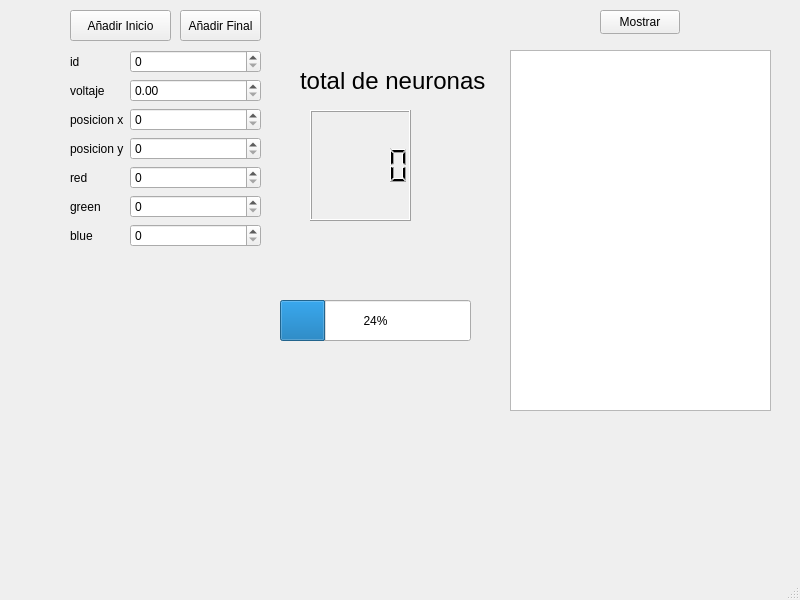
<?xml version="1.0" encoding="UTF-8"?>
<ui version="4.0">
 <class>MainWindow</class>
 <widget class="QMainWindow" name="MainWindow">
  <property name="geometry">
   <rect>
    <x>0</x>
    <y>0</y>
    <width>800</width>
    <height>600</height>
   </rect>
  </property>
  <property name="windowTitle">
   <string>MainWindow</string>
  </property>
  <widget class="QWidget" name="centralwidget">
   <widget class="QPushButton" name="pushButton">
    <property name="geometry">
     <rect>
      <x>70</x>
      <y>10</y>
      <width>101</width>
      <height>31</height>
     </rect>
    </property>
    <property name="text">
     <string>Añadir Inicio</string>
    </property>
   </widget>
   <widget class="QLabel" name="label_8">
    <property name="geometry">
     <rect>
      <x>300</x>
      <y>50</y>
      <width>191</width>
      <height>61</height>
     </rect>
    </property>
    <property name="font">
     <font>
      <family>Segoe UI</family>
      <pointsize>18</pointsize>
      <italic>false</italic>
      <bold>false</bold>
     </font>
    </property>
    <property name="text">
     <string>total de neuronas</string>
    </property>
   </widget>
   <widget class="QLCDNumber" name="lcdNumber">
    <property name="geometry">
     <rect>
      <x>310</x>
      <y>110</y>
      <width>101</width>
      <height>111</height>
     </rect>
    </property>
   </widget>
   <widget class="QWidget" name="formLayoutWidget">
    <property name="geometry">
     <rect>
      <x>70</x>
      <y>50</y>
      <width>191</width>
      <height>528</height>
     </rect>
    </property>
    <layout class="QFormLayout" name="formLayout">
     <item row="0" column="0">
      <widget class="QLabel" name="label">
       <property name="text">
        <string>id</string>
       </property>
      </widget>
     </item>
     <item row="1" column="0">
      <widget class="QLabel" name="label_2">
       <property name="text">
        <string>voltaje</string>
       </property>
      </widget>
     </item>
     <item row="2" column="0">
      <widget class="QLabel" name="label_3">
       <property name="text">
        <string>posicion x</string>
       </property>
      </widget>
     </item>
     <item row="3" column="0">
      <widget class="QLabel" name="label_4">
       <property name="text">
        <string>posicion y</string>
       </property>
      </widget>
     </item>
     <item row="4" column="0">
      <widget class="QLabel" name="label_5">
       <property name="text">
        <string>red</string>
       </property>
      </widget>
     </item>
     <item row="5" column="0">
      <widget class="QLabel" name="label_6">
       <property name="text">
        <string>green</string>
       </property>
      </widget>
     </item>
     <item row="6" column="0">
      <widget class="QLabel" name="label_7">
       <property name="text">
        <string>blue</string>
       </property>
      </widget>
     </item>
     <item row="0" column="1">
      <widget class="QSpinBox" name="spinBox"/>
     </item>
     <item row="1" column="1">
      <widget class="QDoubleSpinBox" name="doubleSpinBox"/>
     </item>
     <item row="2" column="1">
      <widget class="QSpinBox" name="spinBox_2"/>
     </item>
     <item row="3" column="1">
      <widget class="QSpinBox" name="spinBox_3"/>
     </item>
     <item row="4" column="1">
      <widget class="QSpinBox" name="spinBox_4"/>
     </item>
     <item row="5" column="1">
      <widget class="QSpinBox" name="spinBox_5"/>
     </item>
     <item row="6" column="1">
      <widget class="QSpinBox" name="spinBox_6"/>
     </item>
    </layout>
   </widget>
   <widget class="QProgressBar" name="progressBar">
    <property name="geometry">
     <rect>
      <x>280</x>
      <y>300</y>
      <width>191</width>
      <height>41</height>
     </rect>
    </property>
    <property name="value">
     <number>24</number>
    </property>
   </widget>
   <widget class="QPlainTextEdit" name="plainTextEdit">
    <property name="geometry">
     <rect>
      <x>510</x>
      <y>50</y>
      <width>261</width>
      <height>361</height>
     </rect>
    </property>
   </widget>
   <widget class="QPushButton" name="pushButton_2">
    <property name="geometry">
     <rect>
      <x>600</x>
      <y>10</y>
      <width>80</width>
      <height>24</height>
     </rect>
    </property>
    <property name="text">
     <string>Mostrar</string>
    </property>
   </widget>
   <widget class="QPushButton" name="pushButton_3">
    <property name="geometry">
     <rect>
      <x>180</x>
      <y>10</y>
      <width>81</width>
      <height>31</height>
     </rect>
    </property>
    <property name="text">
     <string>Añadir Final</string>
    </property>
   </widget>
  </widget>
  <widget class="QMenuBar" name="menubar">
   <property name="geometry">
    <rect>
     <x>0</x>
     <y>0</y>
     <width>800</width>
     <height>21</height>
    </rect>
   </property>
  </widget>
  <widget class="QStatusBar" name="statusbar"/>
 </widget>
 <resources/>
 <connections/>
</ui>
